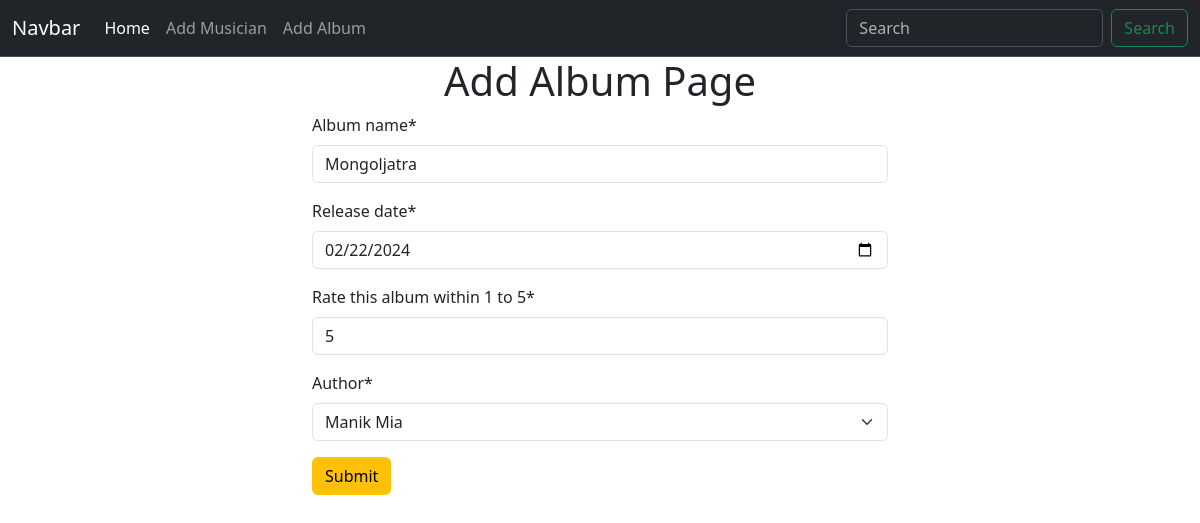
The app's page /album/edit/5 with its own data.
### album/models.py (models this page shows, shortened)
class Album(models.Model):
    album_name = models.CharField(max_length=100)
    release_date = models.DateField()
    rating = models.IntegerField()
    author = models.ForeignKey(Musician, on_delete =models.CASCADE)

### album/views.py (the view)
# urls.py: path('edit/<int:id>',views.edit_album, name="edit_album"),
def edit_album(request,id):
    album = Album.objects.get(pk=id)
    album_form = AlbumForm(instance=album)
    if request.method == "POST":
        album_form = AlbumForm(request.POST,instance=album )
        if album_form.is_valid():
            album_form.save()
            return redirect('homepage')
    return render(request, 'add_album.html',{'form':album_form})

### album/forms.py
class AlbumForm(forms.ModelForm):
    class Meta:
        model = Album
        fields ="__all__"
        widgets = {
            'release_date':forms.DateInput(attrs={'type':'date'}),
            'rating':forms.NumberInput(attrs={'type':'number','min':1,'max':5,'step':1})
        }
        labels = {
            'rating':'Rate this album within 1 to 5',
        }

### musician/models.py (called while the page is built)
    def __str__(self):
        return f"{self.first_name} {self.last_name}"

### album/templates/add_album.html (shortened to what this page needs)
{% extends 'base.html' %}
{% block content %}
{% load crispy_forms_tags %}
<div class="container w-50">
    <h1 class="text-center">Add Album Page</h1>
    <form method="post">
        {{form|crispy}}
        <button class="btn btn-warning" type="submit">Submit</button>
    </form>
</div>
{% endblock content %}

### records on screen
Album: album_name "Mongoljatra", release_date "02/22/2024", rating "5", author "Manik Mia"
